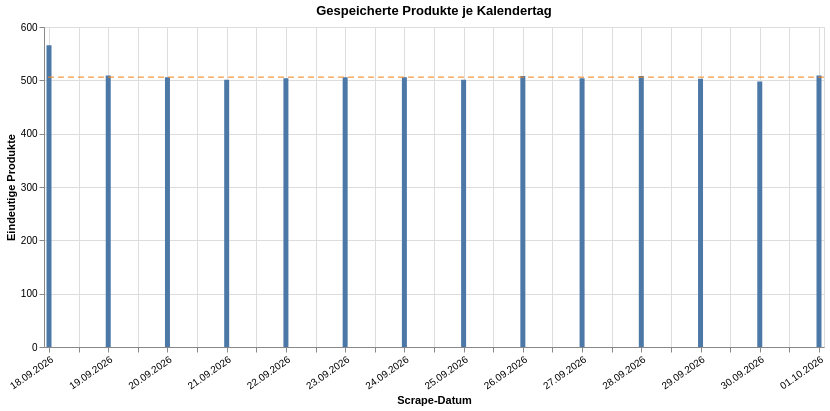

The code cell stored with this chart in its notebook:
### Markdown cell above
### Diagramm 1: gespeicherte Produkte pro Tag

Die Balken zeigen die Zahl eindeutiger Produkte pro Tag. Eine gestrichelte Linie markiert den Median als robuste Vergleichsbasis. Fehlende Tage stehen ausdrücklich als Null-Balken im Diagramm. Kleine Schwankungen sind nicht automatisch Fehler: Suchergebnisse und Produktverfügbarkeit können sich ändern.

### Code cell
daily_chart_data = daily.reset_index()
median_products = float(daily.loc[daily['scrape_vorhanden'], 'produkte'].median())
base = alt.Chart(daily_chart_data).encode(
    x=alt.X('scraped_date:T', title='Scrape-Datum', axis=alt.Axis(format='%d.%m.%Y', labelAngle=-35)),
)
bars = base.mark_bar().encode(
    y=alt.Y('produkte:Q', title='Eindeutige Produkte'),
    color=alt.condition('datum.luecke', alt.value('#d62728'), alt.value('#4c78a8')),
    tooltip=[alt.Tooltip('scraped_date:T', title='Datum'), 'produkte:Q', 'suchbegriffe:Q', 'luecke:N'],
)
median = alt.Chart(pd.DataFrame({'median': [median_products]})).mark_rule(color='#f58518', strokeDash=[6, 4]).encode(y='median:Q')
(bars + median).properties(width=780, height=320, title='Gespeicherte Produkte je Kalendertag').interactive()

### Figure 1 — Vega-Lite specification as saved in the notebook (floating-point values rounded to 4 significant figures)
{"config": {"view": {"continuousWidth": 300, "continuousHeight": 300}}, "layer": [{"data": {"name": "data-8f1c8d6dbd3a45f6264a11f260929258"}, "mark": {"type": "bar"}, "encoding": {"color": {"condition": {"test": "datum.luecke", "value": "#d62728"}, "value": "#4c78a8"}, "tooltip": [{"field": "scraped_date", "title": "Datum", "type": "temporal"}, {"field": "produkte", "type": "quantitative"}, {"field": "suchbegriffe", "type": "quantitative"}, {"field": "luecke", "type": "nominal"}], "x": {"axis": {"format": "%d.%m.%Y", "labelAngle": -35}, "field": "scraped_date", "title": "Scrape-Datum", "type": "temporal"}, "y": {"field": "produkte", "title": "Eindeutige Produkte", "type": "quantitative"}}, "name": "view_405f78523cf59007_0"}, {"data": {"name": "data-9c143e1b0ad39ec40c22561baa06cfd0"}, "mark": {"type": "rule", "color": "#f58518", "strokeDash": [6, 4]}, "encoding": {"y": {"field": "median", "type": "quantitative"}}}], "height": 320, "params": [{"name": "param_1e9efca18e7a2868", "select": {"type": "interval", "encodings": ["x", "y"]}, "bind": "scales", "views": ["view_405f78523cf59007_0"]}], "title": "Gespeicherte Produkte je Kalendertag", "width": 780, "$schema": "https://vega.github.io/schema/vega-lite/v6.4.1.json", "datasets": {"data-8f1c8d6dbd3a45f6264a11f260929258": [{"scraped_date": "2026-09-18T00:00:00", "produktzeilen": 566, "produkte": 566, "suchbegriffe": 103, "preise_vorhanden": 566, "scrape_vorhanden": true, "luecke": false}, {"scraped_date": "2026-09-19T00:00:00", "produktzeilen": 509, "produkte": 509, "suchbegriffe": 103, "preise_vorhanden": 509, "scrape_vorhanden": true, "luecke": false}, {"scraped_date": "2026-09-20T00:00:00", "produktzeilen": 506, "produkte": 506, "suchbegriffe": 103, "preise_vorhanden": 506, "scrape_vorhanden": true, "luecke": false}, {"scraped_date": "2026-09-21T00:00:00", "produktzeilen": 501, "produkte": 501, "suchbegriffe": 103, "preise_vorhanden": 501, "scrape_vorhanden": true, "luecke": false}, {"scraped_date": "2026-09-22T00:00:00", "produktzeilen": 504, "produkte": 504, "suchbegriffe": 102, "preise_vorhanden": 504, "scrape_vorhanden": true, "luecke": false}, {"scraped_date": "2026-09-23T00:00:00", "produktzeilen": 506, "produkte": 506, "suchbegriffe": 103, "preise_vorhanden": 506, "scrape_vorhanden": true, "luecke": false}, {"scraped_date": "2026-09-24T00:00:00", "produktzeilen": 506, "produkte": 506, "suchbegriffe": 103, "preise_vorhanden": 506, "scrape_vorhanden": true, "luecke": false}, {"scraped_date": "2026-09-25T00:00:00", "produktzeilen": 501, "produkte": 501, "suchbegriffe": 103, "preise_vorhanden": 501, "scrape_vorhanden": true, "luecke": false}, {"scraped_date": "2026-09-26T00:00:00", "produktzeilen": 508, "produkte": 508, "suchbegriffe": 103, "preise_vorhanden": 508, "scrape_vorhanden": true, "luecke": false}, {"scraped_date": "2026-09-27T00:00:00", "produktzeilen": 504, "produkte": 504, "suchbegriffe": 103, "preise_vorhanden": 504, "scrape_vorhanden": true, "luecke": false}, {"scraped_date": "2026-09-28T00:00:00", "produktzeilen": 508, "produkte": 508, "suchbegriffe": 103, "preise_vorhanden": 508, "scrape_vorhanden": true, "luecke": false}, {"scraped_date": "2026-09-29T00:00:00", "produktzeilen": 503, "produkte": 503, "suchbegriffe": 103, "preise_vorhanden": 503, "scrape_vorhanden": true, "luecke": false}, {"scraped_date": "2026-09-30T00:00:00", "produktzeilen": 498, "produkte": 498, "suchbegriffe": 103, "preise_vorhanden": 498, "scrape_vorhanden": true, "luecke": false}, {"scraped_date": "2026-10-01T00:00:00", "produktzeilen": 509, "produkte": 509, "suchbegriffe": 103, "preise_vorhanden": 509, "scrape_vorhanden": true, "luecke": false}], "data-9c143e1b0ad39ec40c22561baa06cfd0": [{"median": 506.0}]}}
